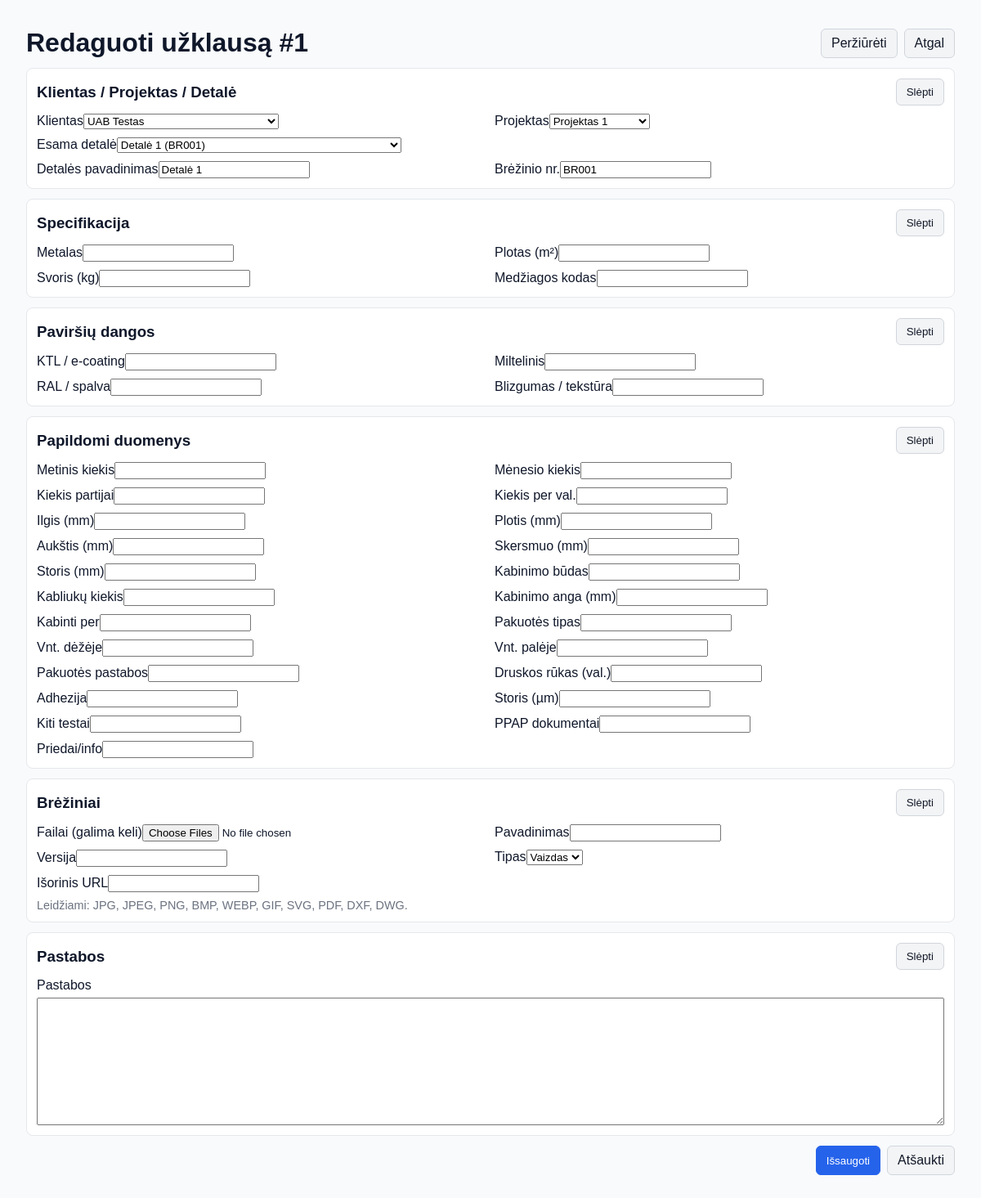
The app's page /detaliu_registras/redaguoti_uzklausa/1/ with its own data.
### detaliu_registras/models.py (models this page shows, shortened)
class Timestamped(models.Model):
    created = models.DateTimeField(auto_now_add=True, null=True, blank=True)
    updated = models.DateTimeField(auto_now=True, null=True, blank=True)
    class Meta:
        abstract = True

class Uzklausa(Timestamped):
    klientas = models.ForeignKey(Klientas, on_delete=models.SET_NULL, null=True, blank=True, related_name="uzklausos")
    projektas = models.ForeignKey(Projektas, on_delete=models.SET_NULL, null=True, blank=True, related_name="uzklausos")
    detale = models.ForeignKey(Detale, on_delete=models.SET_NULL, null=True, blank=True, related_name="uzklausos")
    pastabos = models.TextField(blank=True, null=True)
    data = models.DateField(auto_now_add=True, null=True, blank=True)
    history = HistoricalRecords()

### detaliu_registras/views.py (the view, shortened to what this page needs)
# urls.py: path("redaguoti_uzklausa/<int:pk>/", UzklausaUpdateView.as_view(), name="redaguoti_uzklausa"),
class UzklausaUpdateView(UpdateView):
    model = Uzklausa
    template_name = "detaliu_registras/redaguoti_uzklausa.html"
    form_class = UzklausaEditForm

### detaliu_registras/models.py (called while the page is built)
    def __str__(self):
        return self.vardas

    def __str__(self):
        return self.pavadinimas

    def __str__(self):
        return f"{self.pavadinimas} ({self.brezinio_nr or '—'})"

### detaliu_registras/templates/detaliu_registras/redaguoti_uzklausa.html (shortened to what this page needs)
{% extends "base.html" %}
{% block content %}
<div class="container">
  <header style="display:flex;align-items:center;justify-content:space-between;gap:12px;margin:16px 0 12px">
    <h1 style="margin:0">Redaguoti užklausą #{{ object.pk }}</h1>
    <div style="display:flex;gap:8px;flex-wrap:wrap">
      <a class="btn btn-secondary" href="{% url 'detaliu_registras:perziureti_uzklausa' object.pk %}">Peržiūrėti</a>
      <a class="btn btn-secondary" href="{% url 'detaliu_registras:uzklausa_list' %}">Atgal</a>
    </div>
  </header>
  <form method="post" enctype="multipart/form-data">
    <section class="box blk" data-key="kpdd_edit">
      <div style="display:flex;align-items:center;justify-content:space-between">
        <h3 style="margin:0">Klientas / Projektas / Detalė</h3>
        <button type="button" class="btn btn-secondary blk-toggle">Slėpti</button>
      </div>
      <div class="blk-body" style="margin-top:10px">
        <div class="grid">
          <label><span>Klientas</span>{{ form.klientas }}</label>
          <label><span>Projektas</span>{{ form.projektas }}</label>
          <label><span>Esama detalė</span>{{ form.detale }}</label>
        </div>
        <div class="grid" style="margin-top:10px">
          <label><span>Detalės pavadinimas</span>{{ form.detale_pavadinimas }}</label>
          <label><span>Brėžinio nr.</span>{{ form.detale_brezinio_nr }}</label>
        </div>
      </div>
    </section>
    <section class="box blk" data-key="spec_edit">
      <div style="display:flex;align-items:center;justify-content:space-between">
        <h3 style="margin:0">Specifikacija</h3>
        <button type="button" class="btn btn-secondary blk-toggle">Slėpti</button>
      </div>
      <div class="blk-body" style="margin-top:10px">
        <div class="grid">
          <label><span>Metalas</span>{{ form.spec_metalas }}</label>
          <label><span>Plotas (m²)</span>{{ form.spec_plotas_m2 }}</label>
          <label><span>Svoris (kg)</span>{{ form.spec_svoris_kg }}</label>
          <label><span>Medžiagos kodas</span>{{ form.spec_medziagos_kodas }}</label>
        </div>
      </div>
    </section>
    <section class="box blk" data-key="dangos_edit">
      <div style="display:flex;align-items:center;justify-content:space-between">
        <h3 style="margin:0">Paviršių dangos</h3>
        <button type="button" class="btn btn-secondary blk-toggle">Slėpti</button>
      </div>
      <div class="blk-body" style="margin-top:10px">
        <div class="grid">
          <label><span>KTL / e-coating</span>{{ form.dang_ktl_ec_name }}</label>
          <label><span>Miltelinis</span>{{ form.dang_miltelinis_name }}</label>
          <label><span>RAL / spalva</span>{{ form.dang_spalva_ral }}</label>
          <label><span>Blizgumas / tekstūra</span>{{ form.dang_blizgumas }}</label>
        </div>
      </div>
    </section>
    <section class="box blk" data-key="extra_edit">
      <div style="display:flex;align-items:center;justify-content:space-between">
        <h3 style="margin:0">Papildomi duomenys</h3>
        <button type="button" class="btn btn-secondary blk-toggle">Slėpti</button>
      </div>
      <div class="blk-body" style="margin-top:10px">
        <div class="grid">
          <label><span>Metinis kiekis</span>{{ form.kiekis_metinis }}</label>
          <label><span>Mėnesio kiekis</span>{{ form.kiekis_menesis }}</label>
          <label><span>Kiekis partijai</span>{{ form.kiekis_partijai }}</label>
          <label><span>Kiekis per val.</span>{{ form.kiekis_per_val }}</label>
          <label><span>Ilgis (mm)</span>{{ form.ilgis_mm }}</label>
          <label><span>Plotis (mm)</span>{{ form.plotis_mm }}</label>
          <label><span>Aukštis (mm)</span>{{ form.aukstis_mm }}</label>
          <label><span>Skersmuo (mm)</span>{{ form.skersmuo_mm }}</label>
          <label><span>Storis (mm)</span>{{ form.storis_mm }}</label>
          <label><span>Kabinimo būdas</span>{{ form.kabinimo_budas }}</label>
          <label><span>Kabliukų kiekis</span>{{ form.kabliuku_kiekis }}</label>
          <label><span>Kabinimo anga (mm)</span>{{ form.kabinimo_anga_mm }}</label>
          <label><span>Kabinti per</span>{{ form.kabinti_per }}</label>
          <label><span>Pakuotės tipas</span>{{ form.pakuotes_tipas }}</label>
          <label><span>Vnt. dėžėje</span>{{ form.vienetai_dezeje }}</label>
          <label><span>Vnt. palėje</span>{{ form.vienetai_paleje }}</label>
          <label><span>Pakuotės pastabos</span>{{ form.pakuotes_pastabos }}</label>
          <label><span>Druskos rūkas (val.)</span>{{ form.testai_druskos_rukas_val }}</label>
          <label><span>Adhezija</span>{{ form.testas_adhezija }}</label>
          <label><span>Storis (µm)</span>{{ form.testas_storis_mikronai }}</label>
          <label><span>Kiti testai</span>{{ form.testai_kita }}</label>
          <label><span>PPAP dokumentai</span>{{ form.ppap_dokumentai }}</label>
          <label><span>Priedai/info</span>{{ form.priedai_info }}</label>
        </div>
      </div>
    </section>
    <section class="box blk" data-key="brez_edit">
      <div style="display:flex;align-items:center;justify-content:space-between">
        <h3 style="margin:0">Brėžiniai</h3>
        <button type="button" class="btn btn-secondary blk-toggle">Slėpti</button>
      </div>
      <div class="blk-body" style="margin-top:10px">
        <div class="grid">
          <label><span>Failai (galima keli)</span>{{ form.drawing_files }}</label>
          <label><span>Pavadinimas</span>{{ form.drawing_name }}</label>
          <label><span>Versija</span>{{ form.drawing_version }}</label>
          <label><span>Tipas</span>{{ form.drawing_type }}</label>
          <label><span>Išorinis URL</span>{{ form.drawing_url }}</label>
        </div>
        <div style="color:#6b7280;font-size:.9em;margin-top:8px">
          Leidžiami: JPG, JPEG, PNG, BMP, WEBP, GIF, SVG, PDF, DXF, DWG.
        </div>
      </div>
    </section>
    <section class="box blk" data-key="pastabos_edit">
      <div style="display:flex;align-items:center;justify-content:space-between">
        <h3 style="margin:0">Pastabos</h3>
        <button type="button" class="btn btn-secondary blk-toggle">Slėpti</button>
      </div>
      <div class="blk-body" style="margin-top:10px">
        <label style="display:flex;flex-direction:column;gap:6px">
          <span>Pastabos</span>
          {{ form.pastabos }}
        </label>
      </div>
    </section>
    <div style="display:flex;gap:8px;justify-content:flex-end;margin:12px 0 24px">
      <button type="submit" class="btn">Išsaugoti</button>
      <a class="btn btn-secondary" href="{% url 'detaliu_registras:perziureti_uzklausa' object.pk %}">Atšaukti</a>
    </div>
  </form>
</div>
{% endblock %}

### templates/base.html (shortened to what this page needs)
{% load static %}
<!doctype html>
<html lang="lt">
<head>
  <link rel="stylesheet" href="{% static 'detaliu_registras/css/style.css' %}">
</head>
<body>
  <main>
    <div class="container">
      {% block content %}{% endblock %}
    </div>
  </main>
</body>
</html>

### detaliu_registras/static/detaliu_registras/css/style.css (style rules this page uses)
body { font-family: Arial, sans-serif; margin: 0; padding: 0; min-height: 100vh; display: flex; flex-direction: column; }
body { min-height:100vh; height:auto; }

### templates/base.html (style rules this page uses)
:root { --app-header-offset: 0px; }
body { margin:0; font-family:system-ui,-apple-system,Segoe UI,Roboto,Ubuntu,"Helvetica Neue",Arial,"Noto Sans","Liberation Sans",sans-serif; background:#f8fafc; color:#0f172a; }
main { padding:18px 0 }
.container { max-width:1200px;margin:0 auto;padding:0 16px }
a.btn,button.btn { display:inline-block;padding:8px 12px;border-radius:6px; border:1px solid #2563eb;background:#2563eb;color:#fff; text-decoration:none;cursor:pointer }
a.btn-secondary,button.btn-secondary { background:#f3f4f6;color:#111827;border-color:#d1d5db }
.box { border:1px solid #e5e7eb;border-radius:8px;padding:12px;margin:12px 0;background:#fff }
.grid { display:grid;grid-template-columns:repeat(2,minmax(0,1fr));gap:10px }

### records on screen
Uzklausa: pk "1", klientas "UAB Testas", projektas "Projektas 1", detale "Detalė 1 (BR001)"
